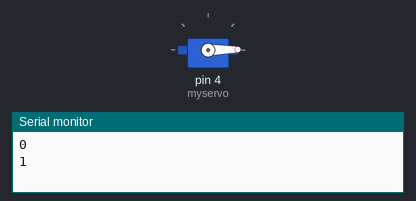
This sketch was run on a simulated Arduino Uno, built with avr-gcc and run on an emulated ATmega328P. Parts: servo, the last lines printed to the serial monitor.

Above: at 0.05 s.
At 2.6 s:
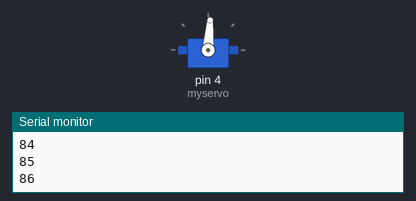
At 5.15 s:
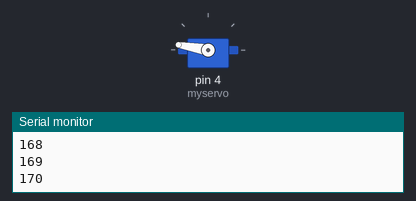
At 10.25 s:
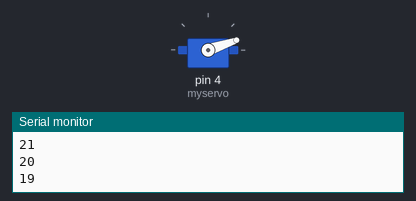
Timing chart, 0 to 14.1 s (numbered marks = the images above):
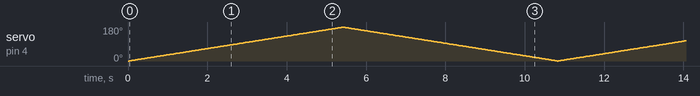

The sketch:

Rotomotor_automatico.ino
```cpp
#include <Servo.h>
Servo myservo;
int potPin = A5;
int val;
int valaut=0;

void setup() {
  Serial.begin(9600);
 myservo.attach(4);
}
void loop() {

     for(int thisPin = 0; thisPin < 179; thisPin++) {
    myservo.write(thisPin);
    Serial.println(thisPin);
    delay(30);

  }

     for(int thisPin = 179; thisPin > 0; thisPin--) {
    myservo.write(thisPin);
    Serial.println(thisPin);
    delay(30);
  }


}
```
